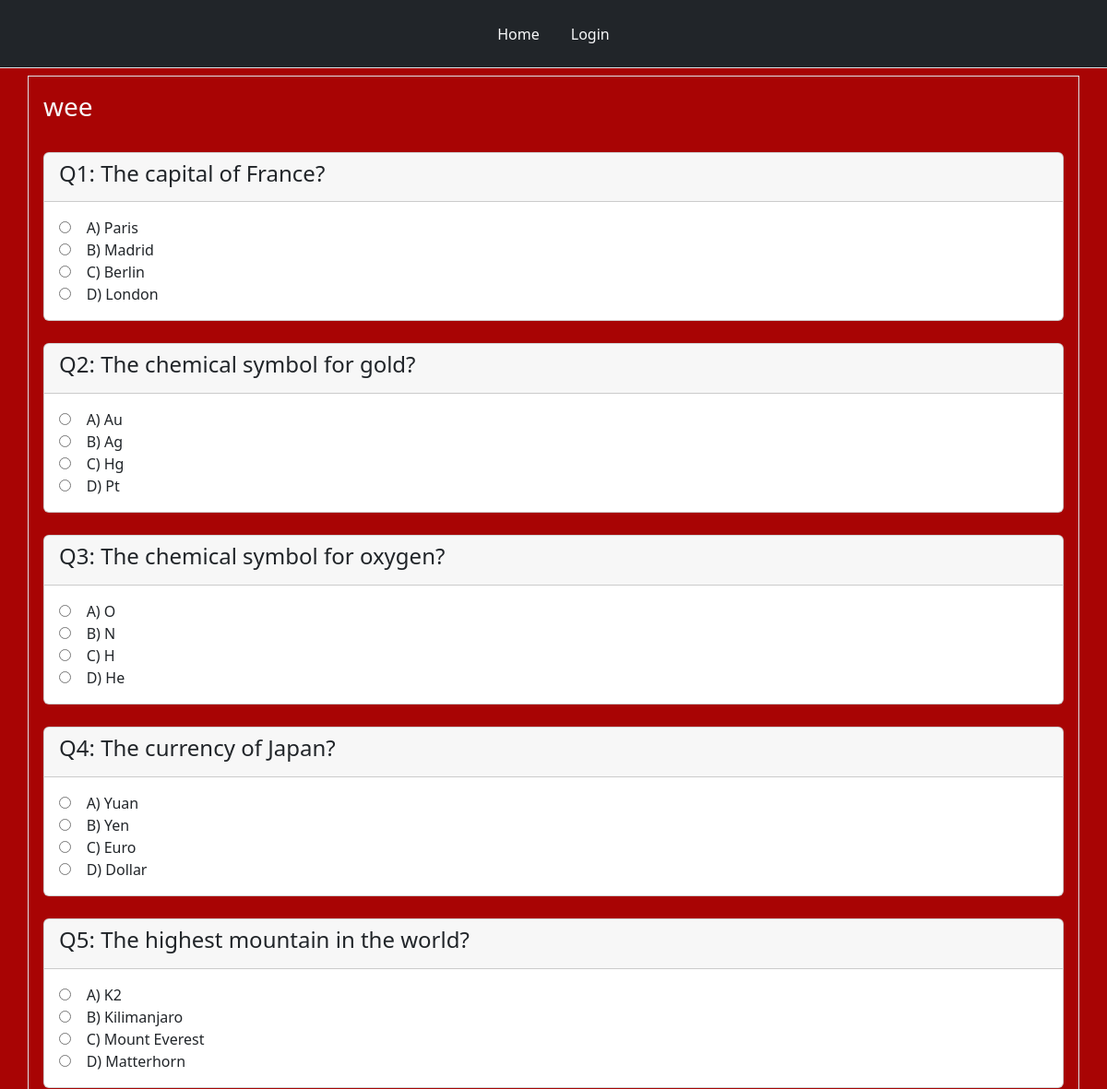
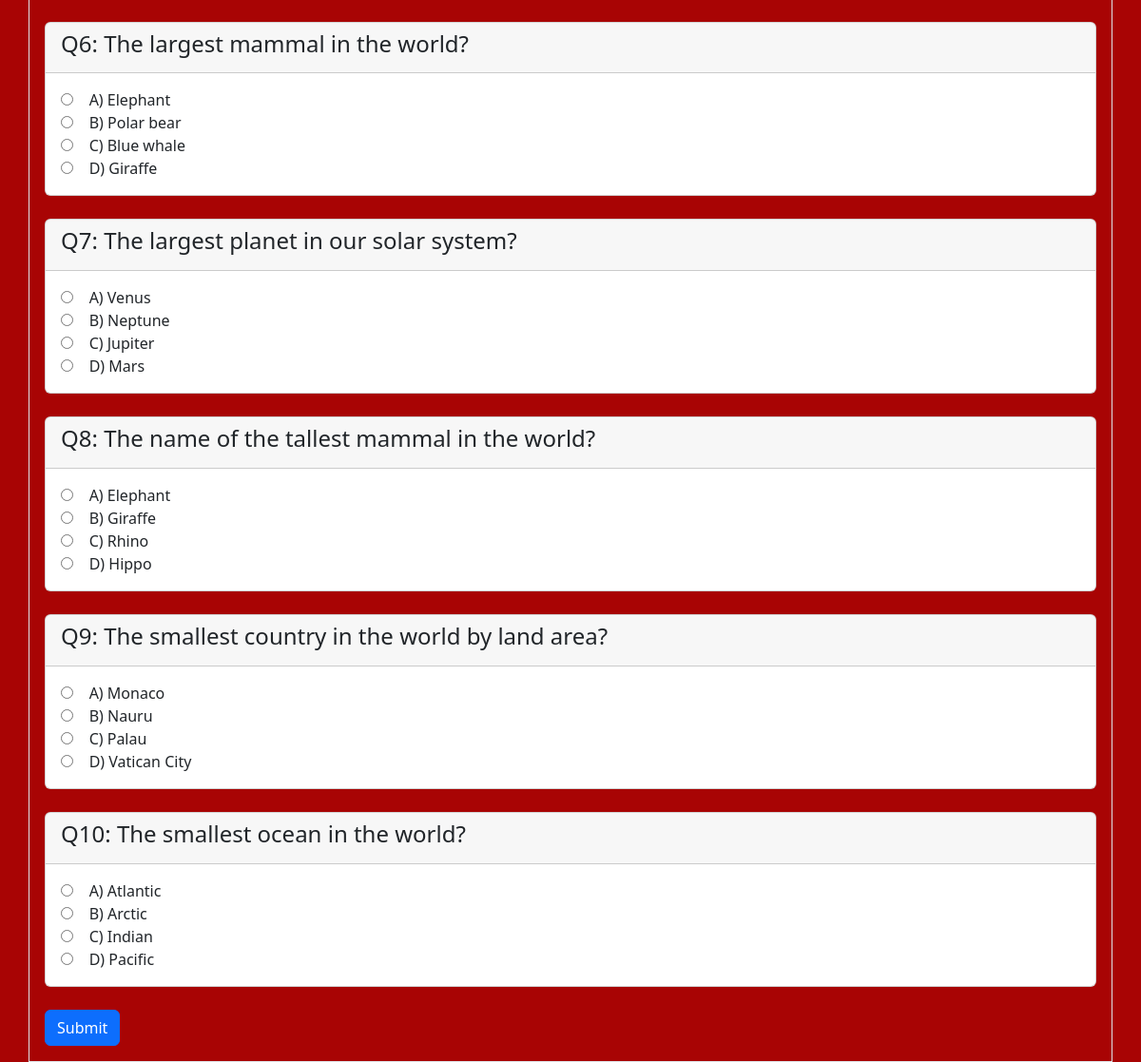
The app's page /tests_created/1/ with its own data (2 pictures, top to bottom).
### tables this page shows
CREATE TABLE "tests" (
  id INTEGER PRIMARY KEY,
  title TEXT NOT NULL,
  teacher_name TEXT NOT NULL,
  assigned_test INTEGER,
  assigned_klass TEXT NOT NULL,
  test_id INTEGER
);

CREATE TABLE questions ( id INTEGER PRIMARY KEY, test_id TEXT NOT NULL, test_teacher TEXT NOT NULL, qnumber TEXT NOT NULL, question TEXT NOT NULL, option1 TEXT NOT NULL, option2 TEXT NOT NULL, option3 TEXT NOT NULL, option4 TEXT NOT NULL, answer TEXT NOT NULL, FOREIGN KEY (test_teacher) REFERENCES Tests(id) );

### app.py (the view)
@app.route("/tests_created/<test_id>/")
def tests_created(test_id):
    user = get_current_user()
    db = connect_to_DB()
    quiz_cursor = db.execute(f"SELECT * FROM questions where test_id = ?", [test_id])
    quiz_questions = quiz_cursor.fetchall()
    query = db.execute("SELECT title FROM tests WHERE test_id = ?", [test_id])
    tests = query.fetchone()[0]
    return render_template("tests_created.html",  user = user, quiz_questions = quiz_questions, tests = tests, test_id = test_id)

### app.py (called while the page is built, shortened)
@app.teardown_appcontext
def close_database(error):
    if hasattr(g, "app_database_db"):
        g.app_database_db.close()

def get_current_user():
    user_result = None
    return user_result

### database.py (called while the page is built)
def connect_to_DB():
    sql = sqlite3.connect("C:/Users/USER/Desktop/ALX/QuizzyLead/app_database.db")
    sql.row_factory = sqlite3.Row
    return sql

### templates/tests_created.html (shortened to what this page needs)
{% from "nav.html" import links %}
<!doctype html>
<html lang="en">
  <head>
    <link href="https://cdn.jsdelivr.net/npm/bootstrap@5.2.3/dist/css/bootstrap.min.css" rel="stylesheet">
    <link rel="stylesheet" type="text/css" href="{{ url_for('static', filename = 'style.css') }}"
  </head>
  <body>
        <div class="header mb-2">
            {{ links(user) }}
        </div>
        <div class="question container border text-light p-3">
          <h3>{{ tests }}</h3>
          <br>
          <form action="/submit_test/{{ test_id }}/" method="POST">
            {% for question in quiz_questions %}
            <div class="card">
                <div class="card-header text-dark">
                    <h4>Q{{ question[3] }}: {{ question[4] }}</h4>
                </div>
                <div class="card-body text-dark">
                    <input type="radio" name="q{{ question[0] }}" value="A">&nbsp&nbsp&nbsp A) {{ question[5] }} <br>
                    <input type="radio" name="q{{ question[0] }}" value="B">&nbsp&nbsp&nbsp B) {{ question[6] }} <br>
                    <input type="radio" name="q{{ question[0] }}" value="C">&nbsp&nbsp&nbsp C) {{ question[7] }} <br>
                    <input type="radio" name="q{{ question[0] }}" value="D">&nbsp&nbsp&nbsp D) {{ question[8] }} <br>
                </div>
            </div>
            <br>
            {% endfor %}
            <button type="submit" class="btn btn-primary">Submit</button>
        </form>
  </div>
  </body>
</html>

### templates/nav.html (shortened to what this page needs)
{% macro links(user) %}
<ul class="nav nav-tabs p-3 bg-dark justify-content-center">
    <li class="nav-item">
        <a class="nav-link text-light" aria-current="page" href="/">Home</a>
    </li>
    {% if not user %}
    <li class="nav-item">
        <a class="nav-link text-light" href="{{ url_for('login') }}">Login</a>
    </li>
    {% endif %}
</ul>
{% endmacro %}

### static/style.css (style rules this page uses)
body { background-color: rgb(168, 4, 4); }

### records on screen
tests: title "wee"
questions: qnumber "1", question "The capital of France?", option1 "Paris", option2 "Madrid", option3 "Berlin", option4 "London"
questions: qnumber "2", question "The chemical symbol for gold?", option1 "Au", option2 "Ag", option3 "Hg", option4 "Pt"
questions: qnumber "3", question "The chemical symbol for oxygen?", option1 "O", option2 "N", option3 "H", option4 "He"
questions: qnumber "4", question "The currency of Japan?", option1 "Yuan", option2 "Yen", option3 "Euro", option4 "Dollar"
questions: qnumber "5", question "The highest mountain in the world?", option1 "K2", option2 "Kilimanjaro", option3 "Mount Everest", option4 "Matterhorn"
questions: qnumber "6", question "The largest mammal in the world?", option1 "Elephant", option2 "Polar bear", option3 "Blue whale", option4 "Giraffe"
questions: qnumber "7", question "The largest planet in our solar system?", option1 "Venus", option2 "Neptune", option3 "Jupiter", option4 "Mars"
questions: qnumber "8", question "The name of the tallest mammal in the world?", option1 "Elephant", option2 "Giraffe", option3 "Rhino", option4 "Hippo"
questions: qnumber "9", question "The smallest country in the world by land area?", option1 "Monaco", option2 "Nauru", option3 "Palau", option4 "Vatican City"
questions: qnumber "10", question "The smallest ocean in the world?", option1 "Atlantic", option2 "Arctic", option3 "Indian", option4 "Pacific"
